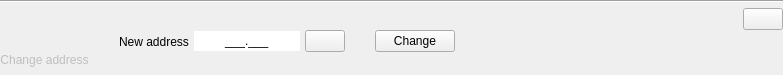
<?xml version="1.0" encoding="UTF-8"?>
<ui version="4.0">
 <class>ChangeAddressView</class>
 <widget class="QWidget" name="ChangeAddressView">
  <property name="geometry">
   <rect>
    <x>0</x>
    <y>0</y>
    <width>783</width>
    <height>75</height>
   </rect>
  </property>
  <property name="sizePolicy">
   <sizepolicy hsizetype="Preferred" vsizetype="Maximum">
    <horstretch>0</horstretch>
    <verstretch>0</verstretch>
   </sizepolicy>
  </property>
  <property name="styleSheet">
   <string notr="true">/* Allgemein */

QPushButton[GuiRole=FunctionButton] { border: 1px solid transparent; border-radius: 3px; padding: 3px; qproperty-iconSize: 24px; }
QPushButton[GuiRole=FunctionButton]:hover { background: rgb(220, 220, 220); border-color: rgb(220, 220, 220); }
QPushButton[GuiRole=FunctionButton]:pressed { background: rgb(220, 220, 220); border-color: rgb(110, 110, 110); }

QPushButton[GuiRole=CloseButton] { border: 1px solid transparent; border-radius: 3px; padding: 3px; qproperty-iconSize: 24px; }
QPushButton[GuiRole=CloseButton]:hover { background: rgb(220, 220, 220); border-color: rgb(220, 220, 220); }
QPushButton[GuiRole=CloseButton]:pressed { background: rgb(220, 220, 220); border-color: rgb(110, 110, 110); }

/* Spezifisch */
</string>
  </property>
  <property name="GuiRole" stdset="0">
   <string notr="true">MainWidget</string>
  </property>
  <layout class="QVBoxLayout" name="verticalLayout">
   <property name="spacing">
    <number>5</number>
   </property>
   <property name="leftMargin">
    <number>0</number>
   </property>
   <property name="topMargin">
    <number>0</number>
   </property>
   <property name="rightMargin">
    <number>0</number>
   </property>
   <property name="bottomMargin">
    <number>0</number>
   </property>
   <item>
    <widget class="Line" name="line">
     <property name="orientation">
      <enum>Qt::Orientation::Horizontal</enum>
     </property>
    </widget>
   </item>
   <item>
    <layout class="QHBoxLayout" name="mainLayout">
     <item>
      <layout class="QVBoxLayout" name="symbolLayout1">
       <property name="spacing">
        <number>5</number>
       </property>
       <item>
        <layout class="QHBoxLayout" name="symbolLayout">
         <item>
          <widget class="QLabel" name="symbol">
           <property name="sizePolicy">
            <sizepolicy hsizetype="Fixed" vsizetype="Fixed">
             <horstretch>0</horstretch>
             <verstretch>0</verstretch>
            </sizepolicy>
           </property>
           <property name="maximumSize">
            <size>
             <width>40</width>
             <height>40</height>
            </size>
           </property>
           <property name="text">
            <string/>
           </property>
           <property name="pixmap">
            <pixmap resource="../../Res/Resources.qrc">:/Symbols/ChangeAddress_P.png</pixmap>
           </property>
           <property name="scaledContents">
            <bool>true</bool>
           </property>
          </widget>
         </item>
        </layout>
       </item>
       <item>
        <widget class="QLabel" name="label2">
         <property name="enabled">
          <bool>false</bool>
         </property>
         <property name="text">
          <string>Change address</string>
         </property>
         <property name="alignment">
          <set>Qt::AlignmentFlag::AlignCenter</set>
         </property>
        </widget>
       </item>
      </layout>
     </item>
     <item>
      <spacer name="spacer1">
       <property name="orientation">
        <enum>Qt::Orientation::Horizontal</enum>
       </property>
       <property name="sizeType">
        <enum>QSizePolicy::Policy::Fixed</enum>
       </property>
       <property name="sizeHint" stdset="0">
        <size>
         <width>25</width>
         <height>20</height>
        </size>
       </property>
      </spacer>
     </item>
     <item>
      <widget class="QLabel" name="label1">
       <property name="text">
        <string>New address</string>
       </property>
      </widget>
     </item>
     <item>
      <widget class="QLineEdit" name="addressEdit">
       <property name="sizePolicy">
        <sizepolicy hsizetype="Maximum" vsizetype="Fixed">
         <horstretch>0</horstretch>
         <verstretch>0</verstretch>
        </sizepolicy>
       </property>
       <property name="toolTip">
        <string>Enter new address for device</string>
       </property>
       <property name="styleSheet">
        <string notr="true">max-width: 4em;</string>
       </property>
       <property name="inputMask">
        <string notr="true">000.000;_</string>
       </property>
       <property name="text">
        <string notr="true">.</string>
       </property>
       <property name="maxLength">
        <number>7</number>
       </property>
       <property name="frame">
        <bool>false</bool>
       </property>
       <property name="cursorPosition">
        <number>0</number>
       </property>
       <property name="alignment">
        <set>Qt::AlignmentFlag::AlignCenter</set>
       </property>
      </widget>
     </item>
     <item>
      <widget class="QPushButton" name="presetDefaultButton">
       <property name="enabled">
        <bool>true</bool>
       </property>
       <property name="sizePolicy">
        <sizepolicy hsizetype="Preferred" vsizetype="Fixed">
         <horstretch>0</horstretch>
         <verstretch>0</verstretch>
        </sizepolicy>
       </property>
       <property name="toolTip">
        <string>Preset default landing page address</string>
       </property>
       <property name="icon">
        <iconset>
         <disabledoff>:/Symbols/ResetDefaults_P.png</disabledoff>
         <activeon>:/Symbols/ResetDefaults_A.png</activeon>
        </iconset>
       </property>
       <property name="iconSize">
        <size>
         <width>24</width>
         <height>24</height>
        </size>
       </property>
       <property name="GuiRole" stdset="0">
        <string notr="true">FunctionButton</string>
       </property>
      </widget>
     </item>
     <item>
      <spacer name="spacer1_2">
       <property name="orientation">
        <enum>Qt::Orientation::Horizontal</enum>
       </property>
       <property name="sizeType">
        <enum>QSizePolicy::Policy::Fixed</enum>
       </property>
       <property name="sizeHint" stdset="0">
        <size>
         <width>25</width>
         <height>20</height>
        </size>
       </property>
      </spacer>
     </item>
     <item>
      <widget class="QPushButton" name="changeButton">
       <property name="enabled">
        <bool>true</bool>
       </property>
       <property name="sizePolicy">
        <sizepolicy hsizetype="Preferred" vsizetype="Fixed">
         <horstretch>0</horstretch>
         <verstretch>0</verstretch>
        </sizepolicy>
       </property>
       <property name="toolTip">
        <string>Change device address</string>
       </property>
       <property name="text">
        <string>Change</string>
       </property>
       <property name="iconSize">
        <size>
         <width>24</width>
         <height>24</height>
        </size>
       </property>
      </widget>
     </item>
     <item>
      <spacer name="spacer2">
       <property name="orientation">
        <enum>Qt::Orientation::Horizontal</enum>
       </property>
       <property name="sizeHint" stdset="0">
        <size>
         <width>20</width>
         <height>20</height>
        </size>
       </property>
      </spacer>
     </item>
     <item>
      <layout class="QVBoxLayout" name="closeLayout">
       <item>
        <widget class="QPushButton" name="closeButton">
         <property name="enabled">
          <bool>true</bool>
         </property>
         <property name="sizePolicy">
          <sizepolicy hsizetype="Preferred" vsizetype="Fixed">
           <horstretch>0</horstretch>
           <verstretch>0</verstretch>
          </sizepolicy>
         </property>
         <property name="toolTip">
          <string notr="true">Close panel</string>
         </property>
         <property name="icon">
          <iconset>
           <disabledoff>:/Symbols/Close_P.png</disabledoff>
           <activeon>:/Symbols/Close_A.png</activeon>
          </iconset>
         </property>
         <property name="iconSize">
          <size>
           <width>24</width>
           <height>24</height>
          </size>
         </property>
         <property name="GuiRole" stdset="0">
          <string notr="true">CloseButton</string>
         </property>
        </widget>
       </item>
       <item>
        <spacer name="closeSpacer">
         <property name="orientation">
          <enum>Qt::Orientation::Vertical</enum>
         </property>
         <property name="sizeHint" stdset="0">
          <size>
           <width>10</width>
           <height>10</height>
          </size>
         </property>
        </spacer>
       </item>
      </layout>
     </item>
    </layout>
   </item>
  </layout>
 </widget>
 <resources>
  <include location="../../Res/Resources.qrc"/>
 </resources>
 <connections/>
</ui>
